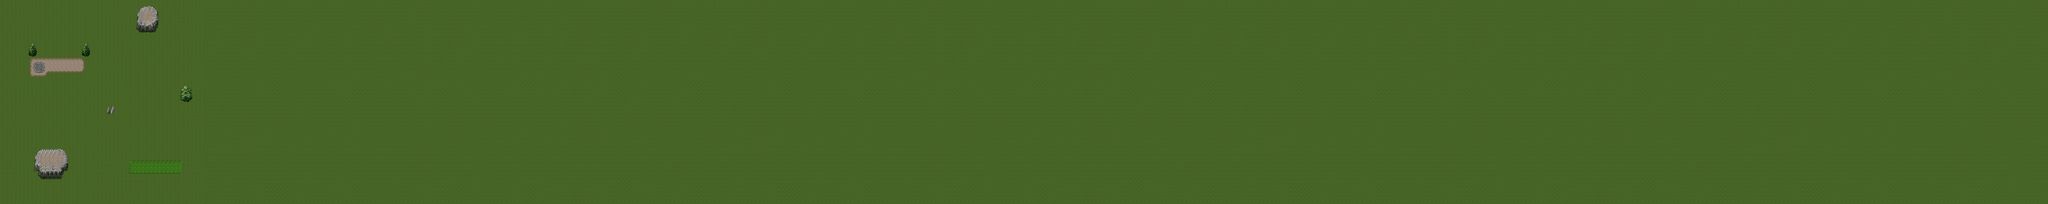

A level layout from a 2D game, rendered from its tile map. Below: a short description, then the map file with tile-grid data replaced by summaries:
An orthogonal 500x50 tile map with 32x32 px tiles, 2 tile layers (Fond, Sol).

<map version="1.0" orientation="orthogonal" renderorder="right-down" width="500" height="50" tilewidth="32" tileheight="32" nextobjectid="1">
 <tileset firstgid="1" name="image" tilewidth="32" tileheight="32" tilecount="256">
  <image source="image.png" width="512" height="512" />
 </tileset>
 <layer name="Fond" width="500" height="50">
  <data>[25000 cells, 25000 non-empty, 2 distinct tile ids]</data>
 </layer>
 <layer name="Sol" width="500" height="50">
  <data>[25000 cells, 257 non-empty, 118 distinct tile ids]</data>
 </layer>
 <objectgroup name="Personnage" />
</map>
